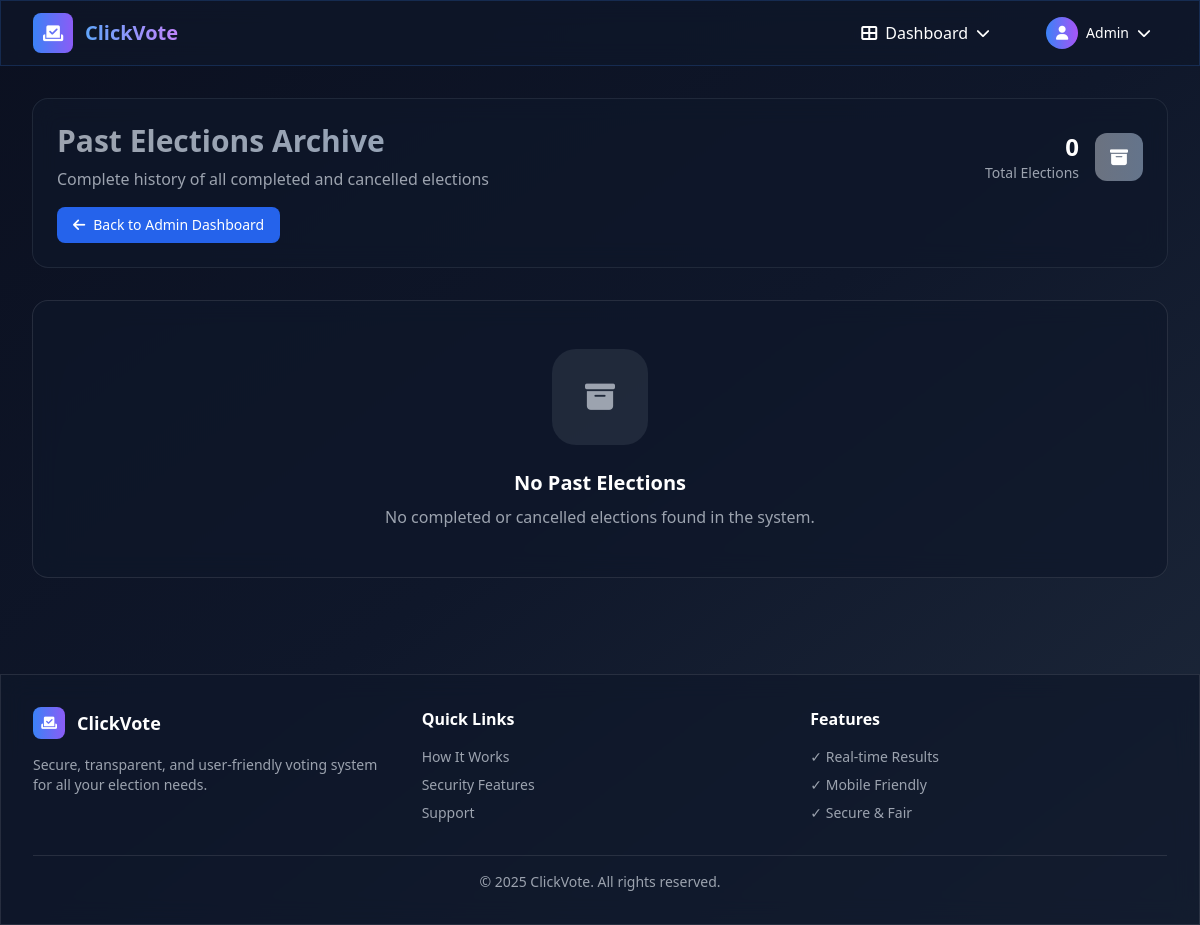
Page /admin/past-elections (signed in) on the earlier database version.
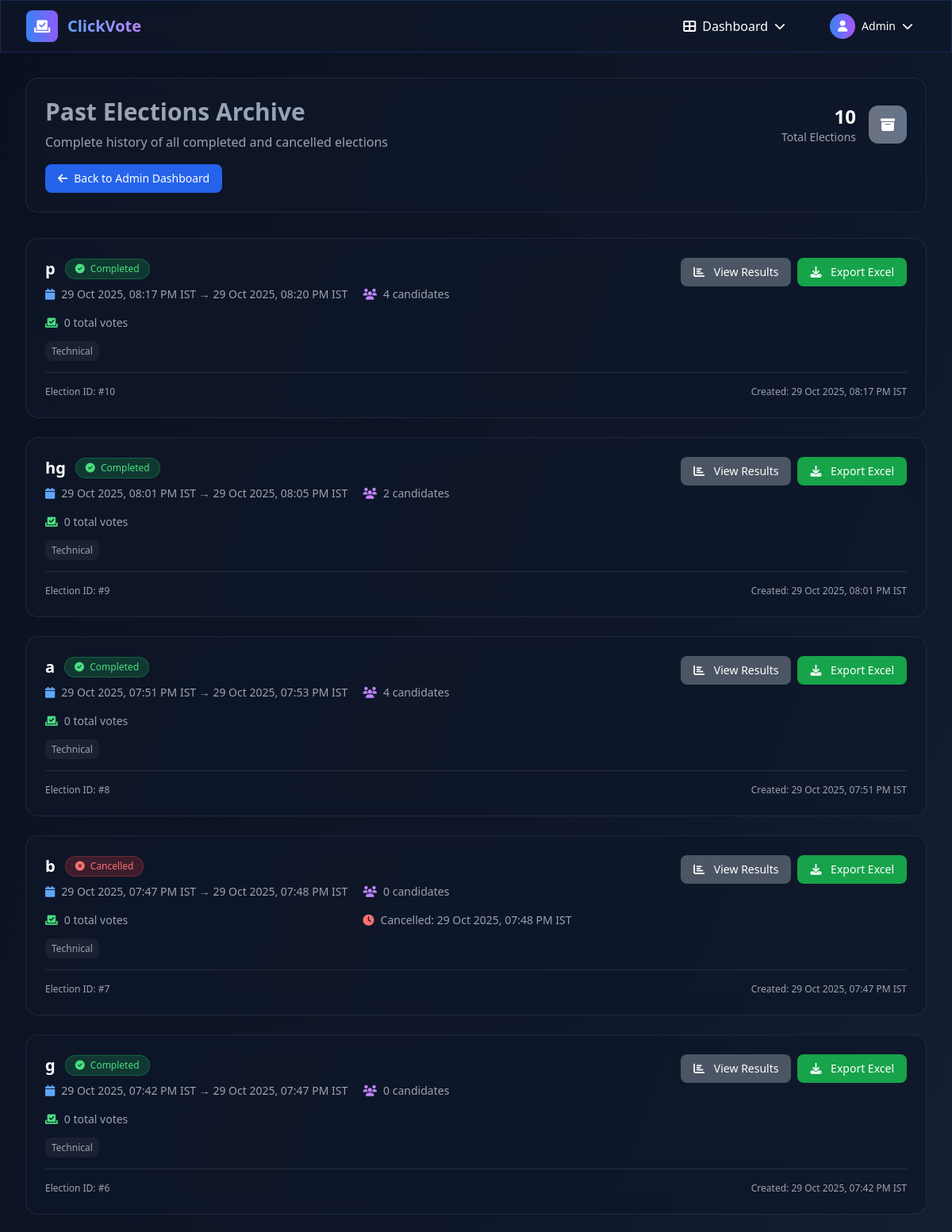
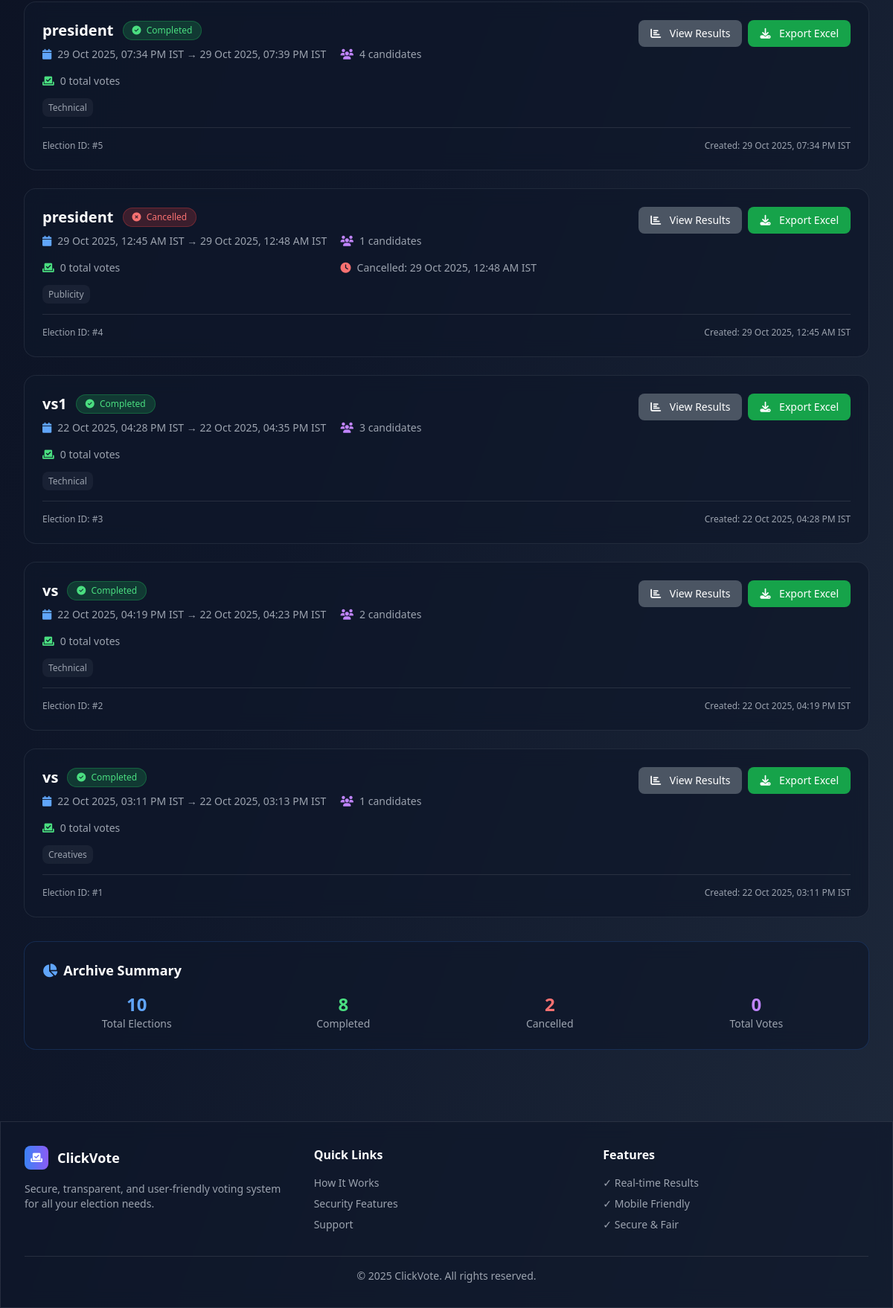
Same page on the later database version (2 pictures, top to bottom).
### tables this page shows
CREATE TABLE elections (
                id INTEGER PRIMARY KEY AUTOINCREMENT,
                title TEXT,
                category TEXT,
                start_time TEXT NOT NULL,
                end_time TEXT NOT NULL,
                created_by INTEGER,
                candidate_limit INTEGER DEFAULT 10,
                status TEXT DEFAULT 'active',
                cancelled_at TEXT,
                cancelled_by INTEGER,
                created_at TIMESTAMP DEFAULT CURRENT_TIMESTAMP, paused_at TEXT, paused_by INTEGER, resumed_at TEXT, resumed_by INTEGER,
                FOREIGN KEY (created_by) REFERENCES users (id)
            );

### app.py (the view)
@app.route("/admin/past-elections")
@login_required(role="admin")
def past_elections():
    rows = query("SELECT * FROM elections ORDER BY start_time DESC")
    ongoing, scheduled, ended = classify_elections(rows)
    elections_with_stats = []
    for e in ended:
        candidate_count = query("SELECT COUNT(*) as count FROM candidates WHERE election_id=?", (e['id'],), one=True)
        vote_count = query("SELECT COUNT(*) as count FROM votes WHERE election_id=?", (e['id'],), one=True)
        election_data = dict(e)
        election_data['candidate_count'] = candidate_count['count'] if candidate_count else 0
        election_data['vote_count'] = vote_count['count'] if vote_count else 0
        elections_with_stats.append(election_data)
    return render_template("past_elections.html", elections=elections_with_stats, total_count=len(ended))

### app.py (called while the page is built)
def get_db():
    conn = sqlite3.connect('voting.db', timeout=30)
    conn.row_factory = sqlite3.Row
    return conn

def exec_sql(sql, args=(), fetch=False, one=False):
    db = get_db()
    cur = db.execute(sql, args)
    if fetch:
        rows = cur.fetchall()
        cur.close()
        return rows[0] if one and rows else rows
    else:
        db.commit()
        last = cur.lastrowid
        cur.close()
        return last

def query(sql, args=(), one=False):
    return exec_sql(sql, args, fetch=True, one=one)

def login_required(role=None):
    def deco(f):
        @wraps(f)
        def wrap(*args, **kwargs):
            if "user_id" not in session:
                flash("Please login first.", "warn")
                return redirect(url_for("login"))
            if role and session.get("role") != role:
                flash("Not authorized.", "error")
                return redirect(url_for("index"))
            return f(*args, **kwargs)
        return wrap
    return deco

def parse_iso(s):
    try:
        dt = datetime.fromisoformat((s or "").replace("Z", ""))
        if dt.tzinfo is None:
            dt = dt.replace(tzinfo=timezone.utc)
        return dt.astimezone(timezone.utc)
    except Exception:
        pass
        return None

def now_utc():
    return datetime.now(timezone.utc)

@app.context_processor
def inject_unread_notifications():
    try:
        uid = session.get('user_id')
        if not uid:
            return {}
        row = query('SELECT COUNT(*) AS c FROM notifications WHERE user_id=? AND read=0', (uid,), one=True)
        return {'unread_notifications': row['c'] if row else 0}
    except Exception:
        return {'unread_notifications': 0}

def to_ist(dt):
    try:
        if dt.tzinfo is None:
            dt = dt.replace(tzinfo=timezone.utc)
        return dt.astimezone(IST)
    except Exception:
        pass
        return dt

@app.template_filter("istfmt")
def istfmt(value):
    try:
        dt = parse_iso(value)
        dt = to_ist(dt)
        return dt.strftime("%d %b %Y, %I:%M %p IST")
    except Exception:
        pass
        return value

### templates/past_elections.html (shortened to what this page needs)
{% extends "base.html" %}
{% block content %}
<div class="max-w-7xl mx-auto">
  <div class="mb-8">
    <div class="glass-effect rounded-2xl p-6 border border-gray-500/20">
      <div class="flex items-center justify-between">
        <div>
          <h1 class="text-3xl font-bold bg-gradient-to-r from-gray-400 to-slate-400 bg-clip-text text-transparent mb-2">
          </h1>
          <p class="text-gray-400">Complete history of all completed and cancelled elections</p>
        </div>
        <div class="flex items-center space-x-4">
          <div class="text-right">
            <div class="text-2xl font-bold text-white">{{ total_count }}</div>
            <div class="text-sm text-gray-400">Total Elections</div>
          </div>
          <div class="w-12 h-12 bg-gradient-to-r from-gray-500 to-slate-500 rounded-xl flex items-center justify-center animate-pulse">
            <i class="fas fa-archive text-white text-lg"></i>
          </div>
        </div>
      </div>
      <div class="mt-4">
        <a href="{{ url_for('admin') }}" class="inline-flex items-center px-4 py-2 bg-blue-600 hover:bg-blue-700 rounded-lg text-white text-sm transition-colors">
          <i class="fas fa-arrow-left mr-2"></i>
          Back to Admin Dashboard
        </a>
      </div>
    </div>
  </div>
  <div class="space-y-6">
    {% for election in elections %}
    <div class="glass-effect rounded-2xl p-6 border border-gray-500/20 hover:border-gray-400/30 transition-all duration-300">
      <div class="flex items-start justify-between mb-4">
        <div class="flex-1">
          <div class="flex items-center space-x-3 mb-2">
            <h3 class="text-xl font-bold text-white">{{ election.title or election.category }}</h3>
            {% if election.status == 'cancelled' %}
            <span class="px-3 py-1 bg-red-500/20 border border-red-500/30 rounded-full text-red-400 text-xs font-medium">
              <i class="fas fa-times-circle mr-1"></i>
              Cancelled
            </span>
            {% else %}
            <span class="px-3 py-1 bg-green-500/20 border border-green-500/30 rounded-full text-green-400 text-xs font-medium">
              <i class="fas fa-check-circle mr-1"></i>
              Completed
            </span>
            {% endif %}
          </div>
          <div class="grid md:grid-cols-2 gap-4 text-sm text-gray-400">
            <div class="flex items-center space-x-2">
              <i class="fas fa-calendar text-blue-400"></i>
              <span>{{ election.start_time|istfmt }} → {{ election.end_time|istfmt }}</span>
            </div>
            <div class="flex items-center space-x-2">
              <i class="fas fa-users text-purple-400"></i>
              <span>{{ election.candidate_count }} candidates</span>
            </div>
            <div class="flex items-center space-x-2">
              <i class="fas fa-vote-yea text-green-400"></i>
              <span>{{ election.vote_count }} total votes</span>
            </div>
            {% if election.cancelled_at %}
            <div class="flex items-center space-x-2">
              <i class="fas fa-clock text-red-400"></i>
              <span>Cancelled: {{ election.cancelled_at|istfmt }}</span>
            </div>
            {% endif %}
          </div>
          {% if election.category %}
          <div class="mt-3">
            <span class="px-2 py-1 bg-white/5 rounded-lg text-xs text-gray-400">
              {{ election.category }}
            </span>
          </div>
          {% endif %}
        </div>
        <div class="flex items-center space-x-2 ml-4">
          <a href="{{ url_for('results', election_id=election.id) }}" class="px-4 py-2 bg-gray-600 hover:bg-gray-700 rounded-lg text-white text-sm transition-colors">
            <i class="fas fa-chart-bar mr-2"></i>
            View Results
          </a>
          <a href="{{ url_for('results_excel', eid=election.id) }}" class="px-4 py-2 bg-green-600 hover:bg-green-700 rounded-lg text-white text-sm transition-colors">
            <i class="fas fa-download mr-2"></i>
            Export Excel
          </a>
        </div>
      </div>
      <div class="mt-4 pt-4 border-t border-white/10">
        <div class="flex items-center justify-between text-xs text-gray-400">
          <span>Election ID: #{{ election.id }}</span>
          <span>Created: {{ election.start_time|istfmt }}</span>
        </div>
      </div>
    </div>
    {% else %}
    <div class="glass-effect rounded-2xl p-12 text-center border border-white/10">
      <div class="w-24 h-24 bg-gray-500/20 rounded-3xl flex items-center justify-center mx-auto mb-6">
        <i class="fas fa-archive text-gray-400 text-3xl"></i>
      </div>
      <h3 class="text-xl font-bold text-white mb-2">No Past Elections</h3>
      <p class="text-gray-400">No completed or cancelled elections found in the system.</p>
    </div>
    {% endfor %}
  </div>
  {% if elections %}
  <div class="mt-8 glass-effect rounded-2xl p-6 border border-blue-500/20">
    <h3 class="text-lg font-bold text-white mb-4 flex items-center">
      <i class="fas fa-chart-pie mr-2 text-blue-400"></i>
      Archive Summary
    </h3>
    <div class="grid md:grid-cols-4 gap-6">
      <div class="text-center">
        <div class="text-2xl font-bold text-blue-400">{{ total_count }}</div>
        <div class="text-sm text-gray-400">Total Elections</div>
      </div>
      <div class="text-center">
        <div class="text-2xl font-bold text-green-400">{{ elections|selectattr('status', 'ne', 'cancelled')|list|length }}</div>
        <div class="text-sm text-gray-400">Completed</div>
      </div>
      <div class="text-center">
        <div class="text-2xl font-bold text-red-400">{{ elections|selectattr('status', 'equalto', 'cancelled')|list|length }}</div>
        <div class="text-sm text-gray-400">Cancelled</div>
      </div>
      <div class="text-center">
        <div class="text-2xl font-bold text-purple-400">{{ elections|sum(attribute='vote_count') }}</div>
        <div class="text-sm text-gray-400">Total Votes</div>
      </div>
    </div>
  </div>
  {% endif %}
</div>
{% endblock %}

### templates/base.html (shortened to what this page needs)
<!doctype html>
<html lang="en">
<head>
  <script src="https://cdn.tailwindcss.com"></script>
  <link rel="stylesheet" href="https://cdnjs.cloudflare.com/ajax/libs/font-awesome/6.4.0/css/all.min.css">
</head>
{% set _flashes = get_flashed_messages(with_categories=true) %}
<body class="bg-gradient-to-br from-navy-dark via-navy to-navy-light text-white min-h-screen" data-theme="dark" data-flashes='{{ _flashes|tojson|e }}'>
  <nav class="glass-effect sticky top-0 z-50 border-b border-blue-500/20">
    <div class="max-w-7xl mx-auto px-4 sm:px-6 lg:px-8">
      <div class="flex justify-between items-center h-16">
        <a href="{{ url_for('index') }}" class="flex items-center space-x-3 hover:opacity-80 transition-opacity duration-300">
          <div class="w-10 h-10 bg-gradient-to-r from-blue-glow to-purple-glow rounded-lg flex items-center justify-center animate-float">
            <i class="fas fa-vote-yea text-white text-lg"></i>
          </div>
          <span class="text-xl font-bold bg-gradient-to-r from-blue-400 to-purple-400 bg-clip-text text-transparent">
          </span>
        </a>
        <div class="hidden md:flex items-center space-x-6">
          {% if session.get('user_id') %}
            <div class="nav-dropdown relative">
              <button class="flex items-center space-x-2 px-4 py-2 rounded-lg hover:bg-white/10 transition-all duration-300">
                <i class="fas fa-th-large"></i>
                <span>Dashboard</span>
                <i class="fas fa-chevron-down text-sm"></i>
              </button>
            </div>
            <div class="nav-dropdown relative">
              <button class="flex items-center space-x-2 px-4 py-2 rounded-lg hover:bg-white/10 transition-all duration-300">
                <div class="w-8 h-8 bg-gradient-to-r from-blue-500 to-purple-500 rounded-full flex items-center justify-center">
                  <i class="fas fa-user text-sm"></i>
                </div>
                <span class="text-sm">
                  {% if session.get('user') and session['user'].get('role') == 'admin' %}
                    Admin
                  {% elif session.get('user') and session['user'].get('username') %}
                    {{ session['user'].get('username') }}
                  {% elif session.get('username') %}
                    {{ session['username'] }}
                  {% else %}
                    Guest
                  {% endif %}
                </span>
                <i class="fas fa-chevron-down text-sm"></i>
              </button>
            </div>
          {% endif %}
        </div>
      </div>
    </div>
</nav>
  <main class="max-w-7xl mx-auto px-4 sm:px-6 lg:px-8 py-8">
    {% block content %}{% endblock %}
  </main>
  <footer class="glass-effect border-t border-white/10 mt-16">
    <div class="max-w-7xl mx-auto px-4 sm:px-6 lg:px-8 py-8">
      <div class="grid md:grid-cols-3 gap-8">
        <div>
          <div class="flex items-center space-x-3 mb-4">
            <div class="w-8 h-8 bg-gradient-to-r from-blue-glow to-purple-glow rounded-lg flex items-center justify-center">
              <i class="fas fa-vote-yea text-white text-sm"></i>
            </div>
            <span class="text-lg font-bold">ClickVote</span>
          </div>
          <p class="text-gray-400 text-sm">Secure, transparent, and user-friendly voting system for all your election needs.</p>
        </div>
        <div>
          <h3 class="font-semibold mb-4">Quick Links</h3>
          <div class="space-y-2 text-sm">
            <a href="#" class="block text-gray-400 hover:text-white transition-colors">How It Works</a>
            <a href="#" class="block text-gray-400 hover:text-white transition-colors">Security Features</a>
            <a href="#" class="block text-gray-400 hover:text-white transition-colors">Support</a>
          </div>
        </div>
        <div>
          <h3 class="font-semibold mb-4">Features</h3>
          <div class="space-y-2 text-sm">
            <div class="text-gray-400">✓ Real-time Results</div>
            <div class="text-gray-400">✓ Mobile Friendly</div>
            <div class="text-gray-400">✓ Secure & Fair</div>
          </div>
        </div>
      </div>
      <div class="border-t border-white/10 mt-8 pt-4 text-center text-sm text-gray-400">
        © 2025 ClickVote. All rights reserved.
      </div>
    </div>
  </footer>
</body>
</html>

### templates/base.html (style rules this page uses)
.glass-effect { backdrop-filter: blur(12px); background: rgba(15, 23, 42, 0.7); border: 1px solid rgba(59, 130, 246, 0.2); }
.nav-dropdown { position: relative; }
.nav-dropdown::after { content: ''; position: absolute; top: 100%; left: 0; right: 0; height: 0.5rem; background: transparent; }

Differences in the rows shown:
added elections: title "p", status "paused" (drawn), start_time|istfmt "29 Oct 2025, 08:17 PM IST", end_time|istfmt "29 Oct 2025, 08:20 PM IST", candidate_count "4", vote_count "0", category "Technical", id "10"
added elections: title "hg", status "paused" (drawn), start_time|istfmt "29 Oct 2025, 08:01 PM IST", end_time|istfmt "29 Oct 2025, 08:05 PM IST", candidate_count "2", vote_count "0", category "Technical", id "9"
added elections: title "a", status "paused" (drawn), start_time|istfmt "29 Oct 2025, 07:51 PM IST", end_time|istfmt "29 Oct 2025, 07:53 PM IST", candidate_count "4", vote_count "0", category "Technical", id "8"
added elections: title "b", status "cancelled" (drawn), start_time|istfmt "29 Oct 2025, 07:47 PM IST", end_time|istfmt "29 Oct 2025, 07:48 PM IST", candidate_count "0", vote_count "0", cancelled_at|istfmt "29 Oct 2025, 07:48 PM IST", category "Technical", id "7"
added elections: title "g", status "active" (drawn), start_time|istfmt "29 Oct 2025, 07:42 PM IST", end_time|istfmt "29 Oct 2025, 07:47 PM IST", candidate_count "0", vote_count "0", category "Technical", id "6"
added elections: title "president", status "active" (drawn), start_time|istfmt "29 Oct 2025, 07:34 PM IST", end_time|istfmt "29 Oct 2025, 07:39 PM IST", candidate_count "4", vote_count "0", category "Technical", id "5"
added elections: title "president", status "cancelled" (drawn), start_time|istfmt "29 Oct 2025, 12:45 AM IST", end_time|istfmt "29 Oct 2025, 12:48 AM IST", candidate_count "1", vote_count "0", cancelled_at|istfmt "29 Oct 2025, 12:48 AM IST", category "Publicity", id "4"
added elections: title "vs1", status "active" (drawn), start_time|istfmt "22 Oct 2025, 04:28 PM IST", end_time|istfmt "22 Oct 2025, 04:35 PM IST", candidate_count "3", vote_count "0", category "Technical", id "3"
added elections: title "vs", status "active" (drawn), start_time|istfmt "22 Oct 2025, 04:19 PM IST", end_time|istfmt "22 Oct 2025, 04:23 PM IST", candidate_count "2", vote_count "0", category "Technical", id "2"
added elections: title "vs", status "active" (drawn), start_time|istfmt "22 Oct 2025, 03:11 PM IST", end_time|istfmt "22 Oct 2025, 03:13 PM IST", candidate_count "1", vote_count "0", category "Creatives", id "1"
Other differences:
{{ total_count }}: "0" → "10"
{{ total_count }}: (not shown) → "10"
{{ elections|selectattr('status', 'ne', 'cancelled')|list|length }}: (not shown) → "8"
{{ elections|selectattr('status', 'equalto', 'cancelled')|list|length }}: (not shown) → "2"
{{ elections|sum(attribute='vote_count') }}: (not shown) → "0"
text no longer shown: "No Past Elections No completed or cancelled elections found in the system."
text now shown: "Archive Summary Total Elections Completed Cancelled Total Votes"
